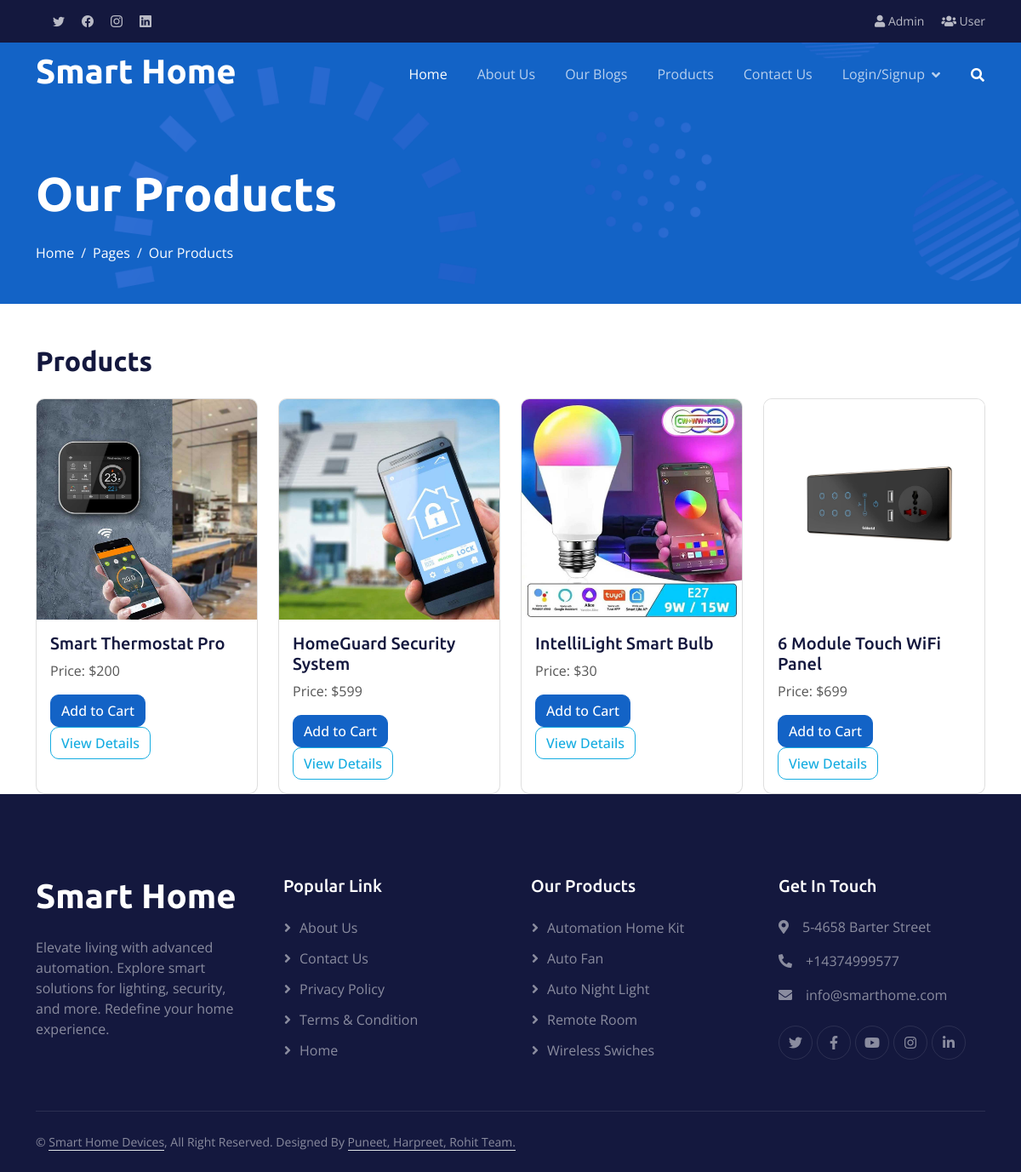
/products.php, run on the app's committed database.
### tables this page shows
CREATE TABLE IF NOT EXISTS `products` (
  `product_id` int NOT NULL AUTO_INCREMENT,
  `category` varchar(100) NOT NULL,
  `title` varchar(50) NOT NULL,
  `descripton` longtext NOT NULL,
  `image` varchar(400) NOT NULL,
  `date` timestamp NOT NULL DEFAULT CURRENT_TIMESTAMP,
  `keywords` varchar(500) NOT NULL,
  `price` int NOT NULL,
  PRIMARY KEY (`product_id`)
);

### products.php (the view, shortened to what this page needs)
<?php
 include 'dbcon.php';
    ?>
    <!DOCTYPE html>
<html lang="en">
<head>
 <?php include_once('header.php'); ?>
    <div class="container-fluid pt-5 bg-primary hero-header">
        <div class="container pt-5">
            <div class="row g-5 pt-5">
                <div class="col-lg-6 align-self-center text-center text-lg-start mb-lg-5">
                    <h1 class="display-4 text-white mb-4 animated slideInRight">Our Products</h1>
                    <nav aria-label="breadcrumb">
                        <ol class="breadcrumb justify-content-center justify-content-lg-start mb-0">
                            <li class="breadcrumb-item"><a class="text-white" href="#">Home</a></li>
                            <li class="breadcrumb-item"><a class="text-white" href="#">Pages</a></li>
                            <li class="breadcrumb-item text-white active" aria-current="page">Our Products</li>
                        </ol>
                    </nav>
                </div>
                <div class="col-lg-6 align-self-end text-center text-lg-end">
                </div>
            </div>
        </div>
    </div>
    <div class="container mt-5">
    <h2 class="mb-4">Products</h2>
    <div class="row row-cols-1 row-cols-md-4 g-4">
    <?php
$sql = "SELECT * FROM products";
$result = $conn->query($sql);
while($row = mysqli_fetch_assoc($result)){
$title= $row['title'];
$id = $row['product_id'];
$pic= $row['image'];
$price= $row['price'];
$image = "img/".$pic;
?>
        <div class="col">
            <div class="card pro-img h-100">
                <img src="<?php echo $image;?>" class="card-img-top" alt="<?php echo $title; ?>" ">
                <div class="card-body">
                    <h5 class="card-title"><?php echo $title; ?></h5>
                    <p class="card-text">Price: $<?php echo $price; ?></p>
                    <button class="btn btn-primary">Add to Cart</button>
                    <a href="product-detail?id=<?php echo $id;  ?>" class="btn btn-outline-secondary">View Details</a>
                </div>
            </div>
        </div>
        <?php }   $conn->close(); ?>
    </div>
</div>
 <?php include_once('footer.php'); ?>

### css/style.css (style rules this page uses)
h1, h2, h3, .fw-bold { font-weight: 700 !important; }
h4, h5, h6, .fw-medium { font-weight: 500 !important; }
.btn { font-weight: 500; transition: .5s; }
.hero-header { margin-top: -75px; background: url(../img/bg-hero.png) center center no-repeat; background-size: cover; }
.hero-header .breadcrumb-item+.breadcrumb-item::before { color: var(--light); }
:root { --primary: #1363C6; --secondary: #15ACE1; --light: #F4F7FE; --dark: #14183E; }

### data on the page
products: image (picture), title "Smart Thermostat Pro", price "200"
products: image (picture), title "HomeGuard Security System", price "599"
products: image (picture), title "IntelliLight Smart Bulb", price "30"
products: image (picture), title "6 Module Touch WiFi Panel", price "699"
